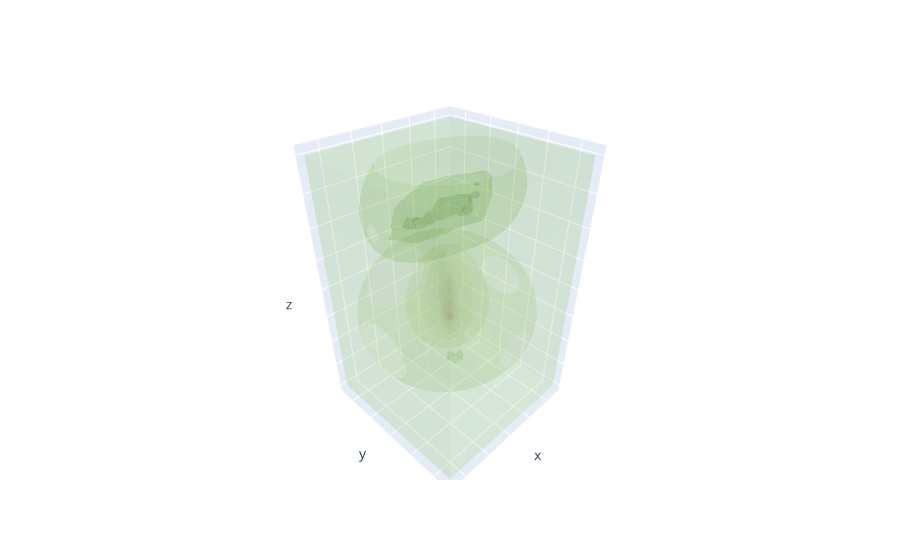

Notebook cell for this chart:
### Code cell
import plotly.graph_objects as go


limLFP = abs(electrode.LFP).max()

fig = go.Figure(data=go.Volume(
    x=X.flatten(),
    y=Y.flatten(),
    z=Z.flatten(),
    value= electrode.LFP[:,200],
    isomin=np.amin(electrode.LFP[:,200]),
    isomax=np.amax(electrode.LFP[:,200]),
    showscale=False,
    opacity=0.1, # needs to be small to see through all surfaces
    surface_count=17, # needs to be a large number for good volume rendering
    ))
fig.update_layout(scene_xaxis_showticklabels=False,
                  scene_yaxis_showticklabels=False,
                  scene_zaxis_showticklabels=False)
fig.show()

### Figure 1 — Plotly figure (JSON) as saved in the notebook; plotly's stock layout.template omitted (floating-point values rounded to 4 significant figures; data arrays with more than 128 entries replaced by an {"elided": "..."} marker saying what was removed)
{"data": [{"isomax": 2.516e-06, "isomin": -8.676e-06, "opacity": 0.1, "showscale": false, "surface": {"count": 17}, "type": "volume", "value": {"elided": "14553 float values"}, "x": {"elided": "14553 int values"}, "y": {"elided": "14553 int values"}, "z": {"elided": "14553 int values"}}], "layout": {"scene": {"xaxis": {"showticklabels": false}, "yaxis": {"showticklabels": false}, "zaxis": {"showticklabels": false}}}}
